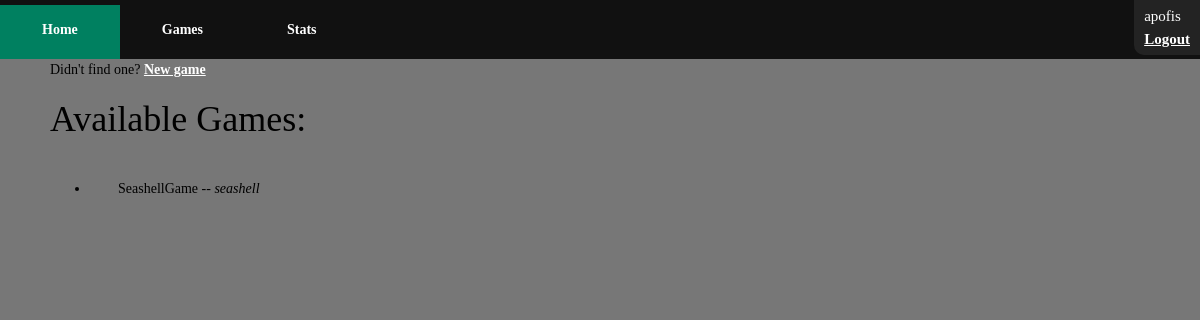
Page /game/ (signed in) on the earlier database version.
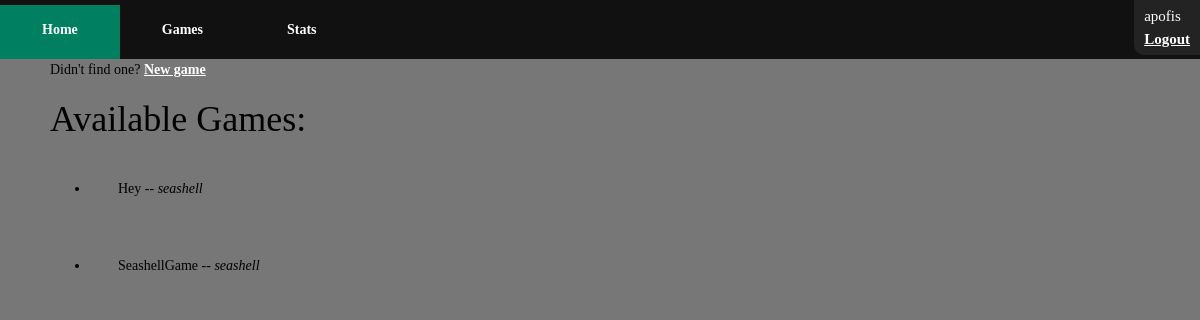
Same page on the later database version.
### testapp/models.py (models this page shows)
class Game(models.Model):
    isCompleted = models.BooleanField(default=False)
    isPublic = models.BooleanField()
    gameName = models.CharField(max_length=100, default='NoNameGame')
    ownerID = models.ForeignKey(User, on_delete=models.CASCADE, related_name='owner')
    secondPlayerID =models.ForeignKey(User, on_delete=models.SET_NULL, null=True, related_name='secondPlayer')
    winnerID = models.ForeignKey(User, on_delete=models.SET_NULL, null=True, related_name='winner')
    ownerScore = models.IntegerField(default=0)
    secondPlayerScore = models.IntegerField(default=0)

### game/views.py (the view)
# urls.py: path('game/', include('game.urls')),
@login_required()
def game(request):
    games=Game.objects.filter(Q(secondPlayerID__isnull=True), isPublic=True, isCompleted=False)
    games=games.exclude(ownerID=request.user)
    return render(
        request,'game/game.html', { 'games': games }
    )

### templates/game/game.html (shortened to what this page needs)
{% extends "base_generic.html" %}
{% block content %}
    {% if games.count > 0 %}
        <p>Didn't find one? <a href="{% url 'New Game' %}"> New game</a></p>
        <h1>Available Games: </h1>
        <ul>
        {% for game in games %}
            <li><div class="availableGame">{{ game.gameName }} -- <i>{{ game.ownerID.username }}</i></li>
        {% endfor %}
    {% else %}
         <p>No games available! <a href="{% url 'New Game' %}"> New game</a></p>
    {% endif %}
{% endblock %}

Differences in the rows shown:
now on this page (row edited): Game: gameName "Hey", ownerID.username "seashell"
